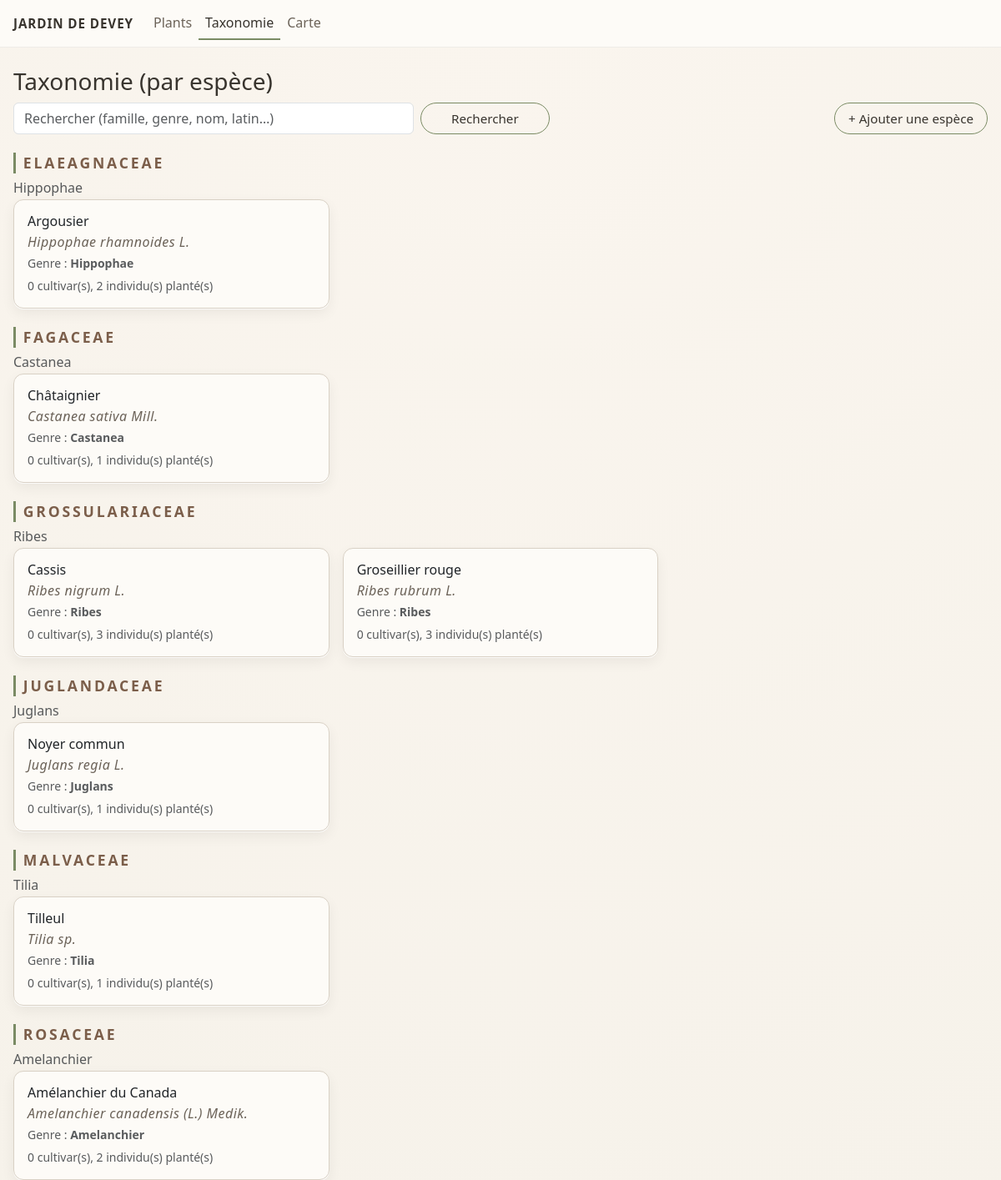
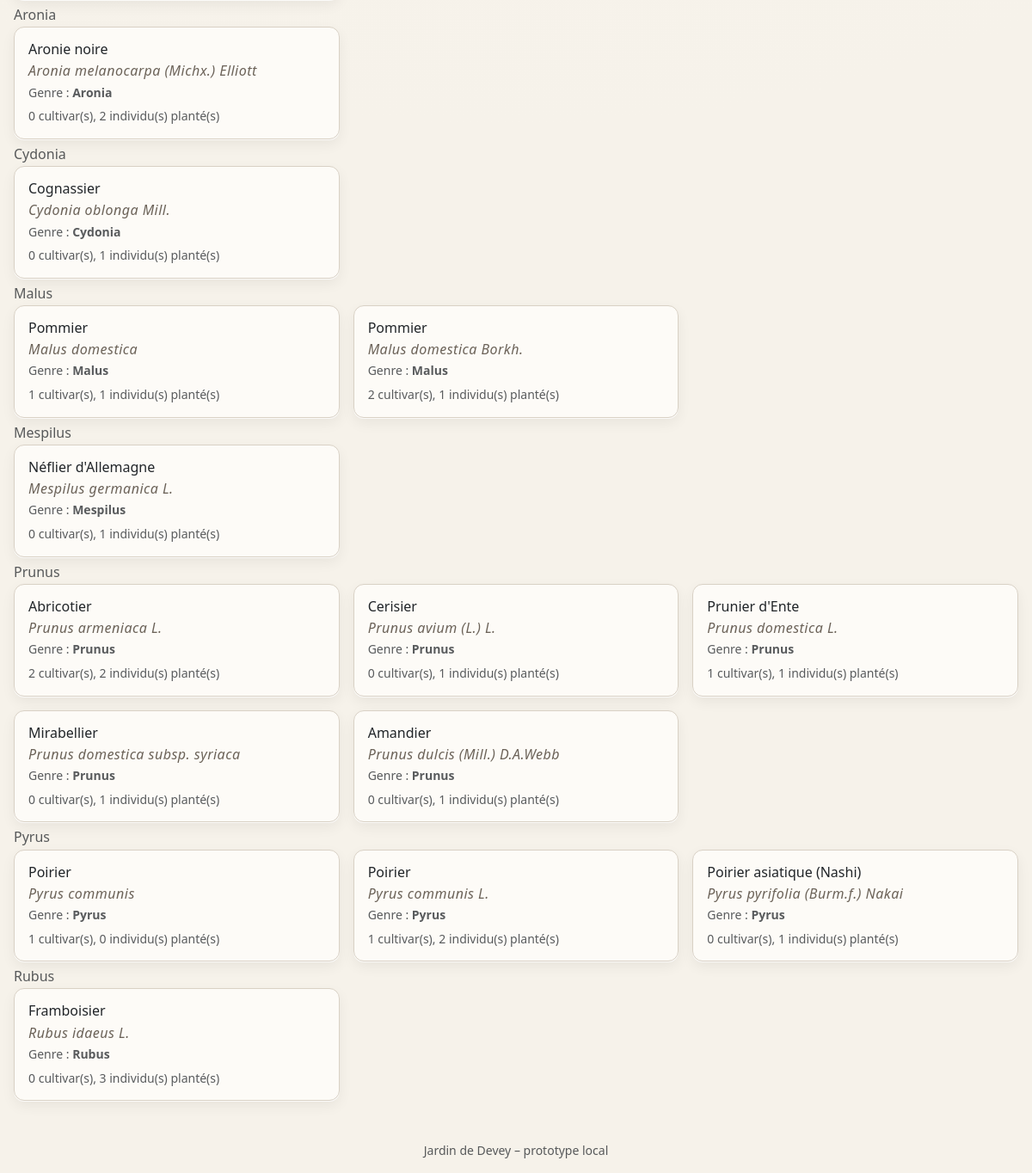
Screenshot of /species with the database file from the repository (2 pictures, top to bottom).
### tables this page shows
CREATE TABLE species (
    id INTEGER PRIMARY KEY AUTOINCREMENT,
    common_name TEXT NOT NULL,
    variety_name TEXT,
    latin_name TEXT,
    family TEXT,
    genus TEXT,
    strata TEXT,
    tags TEXT,
    notes TEXT
, image_url TEXT);

### app.py (the view, shortened to what this page needs)
@app.route("/species")
def species_list():
    db = get_db()
    q = (request.args.get("q") or "").strip()
    base_sql = """
        SELECT
            s.family,
            s.genus,
            s.latin_name,
            s.common_name,
            COUNT(DISTINCT s.variety_name) AS variety_count,
            COUNT(DISTINCT p.id)          AS plant_count
        FROM species AS s
        LEFT JOIN plants AS p ON p.species_id = s.id
    """
    where = ""
    params = []
    group_order = """
        GROUP BY s.family, s.genus, s.latin_name, s.common_name
        ORDER BY s.family, s.genus, s.latin_name
    """
    rows = db.execute(base_sql + where + group_order, params).fetchall()
    families = []
    current_family = None
    current_genus = None
    family_block = None
    genus_block = None
    for r in rows:
        fam_name = r["family"] or "Famille non renseignée"
        gen_name = r["genus"] or "Genre non renseigné"
        if family_block is None or fam_name != current_family:
            family_block = {
                "family": fam_name,
                "genera": []
            }
            families.append(family_block)
            current_family = fam_name
            current_genus = None
            genus_block = None
        if genus_block is None or gen_name != current_genus:
            genus_block = {
                "genus": gen_name,
                "items": []
            }
            family_block["genera"].append(genus_block)
            current_genus = gen_name
        genus_block["items"].append(dict(r))
    return render_template("species_list.html", families=families, search=q)

### app.py (called while the page is built)
def get_db():
    if "db" not in g:
        g.db = sqlite3.connect(DB_PATH)
        g.db.row_factory = sqlite3.Row  # accès par nom de colonne
    return g.db

### templates/species_list.html (shortened to what this page needs)
{% extends "base.html" %}
{% block content %}
<h1 class="h3 mb-2">Taxonomie (par espèce)</h1>
<div class="d-flex justify-content-between align-items-center mb-3">
  <form class="row g-2 flex-grow-1" method="get">
    <div class="col-md-6">
      <input type="text" class="form-control" name="q"
             placeholder="Rechercher (famille, genre, nom, latin…)"
             value="{{ search }}">
    </div>
    <div class="col-md-2 d-grid">
      <button type="submit" class="btn btn-primary">Rechercher</button>
    </div>
  </form>
  <div class="ms-3">
    <a href="{{ url_for('species_new') }}" class="btn btn-sm btn-success">
      + Ajouter une espèce
    </a>
  </div>
</div>
{% for fam in families %}
  <div class="mt-3 mb-1">
    <div class="strata-title">
      {{ fam.family }}
    </div>
  </div>
  {% for gen in fam.genera %}
    <h2 class="h6 text-muted mt-2 mb-1">
      {{ gen.genus }}
    </h2>
    <div class="row row-cols-1 row-cols-md-2 row-cols-lg-3 g-3 mb-2">
      {% for s in gen["items"] %}
        <div class="col">
          {% if s["latin_name"] %}
            <a href="{{ url_for('species_detail', latin_name=s['latin_name']) }}"
               class="text-decoration-none text-reset">
              <div class="card shadow-soft h-100">
                <div class="card-body d-flex flex-column">
                  <h3 class="h6 mb-1">
                    {{ s["common_name"] or "Nom commun à préciser" }}
                  </h3>
                  <p class="latin small mb-1">
                    <em>{{ s["latin_name"] }}</em>
                  </p>
                  <p class="small text-muted mb-2">
                    {% if s["genus"] %}
                      Genre : <strong>{{ s["genus"] }}</strong>
                    {% endif %}
                  </p>
                  <p class="small mb-0 text-muted mt-auto">
                    {{ s["variety_count"] }} cultivar(s),
                    {{ s["plant_count"] }} individu(s) planté(s)
                  </p>
                </div>
              </div>
            </a>
          {% endif %}
        </div>
      {% endfor %}
    </div>
  {% endfor %}
{% endfor %}
{% endblock %}

### static/style.css (style rules this page uses)
:root { --paper: #f6f2ea; --paper-deep: #e6dfd2; --card-bg: #fdfbf7; --ink: #38342e; --ink-soft: #6b6258; --green-fern: #556b2f; --green-soft: #cfd7c6; --green-line: #7a8b64; --brown-ink: #7b5e4a; --brown-soft: #b09580; --border-soft: #d9d1c5; }
body { min-height: 100vh; background: radial-gradient(circle at top, #faf5ee 0, var(--paper) 55%); color: var(--ink); font-family: system-ui, -apple-system, "Segoe UI", Roboto, sans-serif; font-size: 16px; line-height: 1.4; }
a { color: var(--green-fern); }
.btn { border-radius: 999px; font-size: 0.95rem; padding: 0.4rem 1rem; }
.btn-primary, .btn-success { background-color: transparent; border: 1px solid var(--green-line); color: var(--ink); }
.shadow-soft { background-color: var(--card-bg); border-radius: 0.75rem; border: 1px solid var(--border-soft); box-shadow: 0 1px 0 rgba(255, 255, 255, 0.8), 0 6px 16px rgba(0, 0, 0, 0.06); }
.latin { letter-spacing: 0.03em; color: var(--ink-soft); font-style: italic; font-size: 1rem; }
.strata-title { letter-spacing: 0.16em; text-transform: uppercase; font-size: 1.1rem; font-weight: 600; color: var(--brown-ink); margin-top: 1.4rem; margin-bottom: 0.35rem; padding-left: 0.55rem; border-left: 3px solid var(--green-line); }

### rows the page displays
species: common_name "Argousier", latin_name "Hippophae rhamnoides L.", genus "Hippophae", variety_count "0", plant_count "2"
species: common_name "Noyer commun", latin_name "Juglans regia L.", genus "Juglans", variety_count "0", plant_count "1"
species: common_name "Pommier", latin_name "Malus domestica", genus "Malus", variety_count "1", plant_count "1"
species: common_name "Amandier", latin_name "Prunus dulcis (Mill.) D.A.Webb", genus "Prunus", variety_count "0", plant_count "1"
species: common_name "Poirier", latin_name "Pyrus communis", genus "Pyrus", variety_count "1", plant_count "0"
species: common_name "Framboisier", latin_name "Rubus idaeus L.", genus "Rubus", variety_count "0", plant_count "3"

### other values shown
{{ fam.family }} "ELAEAGNACEAE" "FAGACEAE" "GROSSULARIACEAE" "JUGLANDACEAE" "MALVACEAE" "ROSACEAE"
{{ gen.genus }} "Hippophae" "Castanea" "Ribes" "Juglans" "Tilia" "Amelanchier" "Aronia" "Cydonia" "Malus" "Mespilus" "Prunus" "Pyrus" "Rubus"
{{ s["common_name"] or "Nom commun à préciser" }} "Châtaignier" "Cassis" "Groseillier rouge" "Tilleul" "Amélanchier du Canada" "Aronie noire" "Cognassier" "Pommier" "Néflier d'Allemagne" "Abricotier" "Cerisier" "Prunier d'Ente" "Mirabellier" "Poirier" "Poirier asiatique (Nashi)"
{{ s["latin_name"] }} "Castanea sativa Mill." "Ribes nigrum L." "Ribes rubrum L." "Tilia sp." "Amelanchier canadensis (L.) Medik." "Aronia melanocarpa (Michx.) Elliott" "Cydonia oblonga Mill." "Malus domestica Borkh." "Mespilus germanica L." "Prunus armeniaca L." "Prunus avium (L.) L." "Prunus domestica L." "Prunus domestica subsp. syriaca" "Pyrus communis L." "Pyrus pyrifolia (Burm.f.) Nakai"
{{ s["genus"] }} "Castanea" "Ribes" "Ribes" "Tilia" "Amelanchier" "Aronia" "Cydonia" "Malus" "Mespilus" "Prunus" "Prunus" "Prunus" "Prunus" "Pyrus" "Pyrus"
{{ s["variety_count"] }} "0" "0" "0" "0" "0" "0" "0" "2" "0" "2" "0" "1" "0" "1" "0"
{{ s["plant_count"] }} "1" "3" "3" "1" "2" "2" "1" "1" "1" "2" "1" "1" "1" "2" "1"
